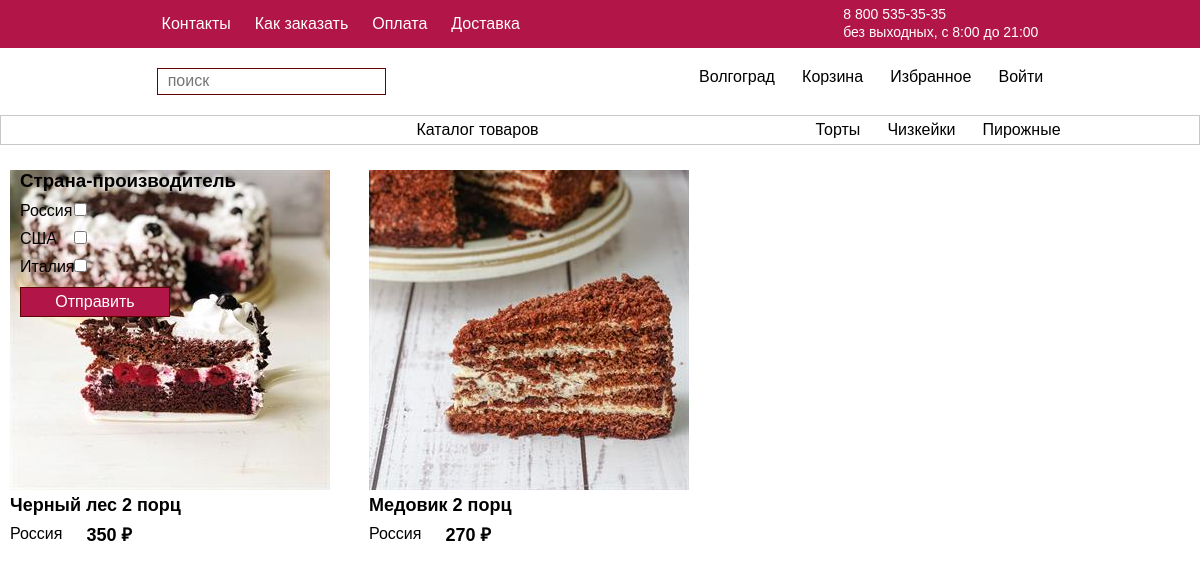
/category.php?categoryid=1, run on the app's committed database.
### tables this page shows
CREATE TABLE `categories` (
  `id` int NOT NULL,
  `name` varchar(255) NOT NULL
);

CREATE TABLE `countries` (
  `id` int NOT NULL,
  `name` varchar(255) NOT NULL
);

CREATE TABLE `product` (
  `id` int NOT NULL,
  `id_cathegory` int NOT NULL,
  `artikul` varchar(255) NOT NULL,
  `price` decimal(10,0) NOT NULL,
  `short_descr` varchar(255) NOT NULL,
  `min_image` varchar(255) NOT NULL,
  `prod_name` varchar(255) NOT NULL,
  `nalichiye` int NOT NULL,
  `weight` int NOT NULL
);

CREATE TABLE `prod_genre` (
  `id` int NOT NULL,
  `id_prod` int NOT NULL,
  `id_genre` int NOT NULL
);

### category.php (the view, shortened to what this page needs)
<?php
include_once 'connect.php';
?>
<!DOCTYPE html>
<html lang="ru">
<head>
    <link rel="stylesheet" href="/css/style.css">
    <link rel="stylesheet" href="/css/normalize.css">
</head>
<body>
    <main class="main">
        <header class="header">
            <div class="container header__container">
                <nav class="header__top__nav nav">
                    <ul class="nav__list">
                        <li class="nav__item"><a href="#" class="nav__link">Контакты</a></li>
                        <li class="nav__item"><a href="#" class="nav__link">Как заказать</a></li>
                        <li class="nav__item"><a href="#" class="nav__link">Оплата</a></li>
                        <li class="nav__item"><a href="#" class="nav__link">Доставка</a></li>
                    </ul>
                    <ul class="nav__list-end">
                        <li class="nav__item"><span class="nav__top-text">8 800 535-35-35</span>
                            <br>
                        <li class="nav__item"><span class="nav__top-text">без выходных, с 8:00 до 21:00</span>
                        </li>
                    </ul>
                </nav>
            </div>
        </header>
        <div class="header__none">
            <div class="container header__container">
                <div class="header__wrapper log-block">
                    <form action="actiontest.php" class="log-block__form search" method="GET">
                        <input type="text" class="search__input" name="search_string" placeholder="поиск">
                    </form>
                    <nav class="log-block__nav nav">
                        <ul class="log-nav-list">
                            <li class="log-nav-item"><a href="#" class="log-nav-ink">Волгоград</a></li>
                            <li class="log-nav-item"><a href="#" class="log-nav-link">Корзина</a></li>
                            <li class="log-nav-item"><a href="#" class="log-nav-link">Избранное</a></li>
                            <?php
                            if (isset($_SESSION["id"])) {
                                echo "<a href='profile.php?userid=" . $_SESSION['id'] . "' class='login__link'>" . $_SESSION["login"] . "</a>";
                                echo "<a href='reg/exit.php' class='login__link'>Выйти</a>";
                            } else {
                                echo "<a href='reg/auth.php' class='login__link'>Войти</a>";
                            }
                            ?>
                        </ul>
                    </nav>
                </div>
                <?php
                $genreSelect = "SELECT * FROM `countries`";
                $genreSelectResult = mysqli_query($connect, $genreSelect);
                $categorySelect = "SELECT * FROM `categories`";
                $categorySelectResult = mysqli_query($connect, $categorySelect);
                ?>
                <div class="container main__container">
                    <div class="header__wrapper-main main-block">
                        <a href="index.php">
                            <a href="http://sladosty/index.php"><span class="burger__item-text">Каталог товаров</span></a>
                        </a>
                        <ul class="log-nav-list">
                            <?php
                            foreach ($categorySelectResult as $categoryRow) {
                                echo "<li class='log-nav-item'>";
                                echo "<a href='category.php?categoryid="  . $categoryRow['id'] . "' class='log-nav-link'>" . $categoryRow['name'] . "</a>";
                                echo "</li>";
                            }
                            ?>
                        </ul>
                    </div>
                </div>
            </div>
        </div>
        <aside class="promo__aside aside">
            <form class="aside__form form" method="GET" action="genreselect.php">
                <h3 class="form__label">Страна-производитель</h3>
                <div class="form__checkbox__wrapper">
                    <?php
                    include_once 'filter.php'
                    ?>
                </div>
                <input type="submit" class="aside__button" value="Отправить">
        </form>
        </aside>
        <section class="main__section store">
            <div class="container store__container">
                <div class="store__wrapper product">
                    <?php
                    if (isset($_GET['categoryid'])) {
                        $idcategory = $_GET['categoryid'];
                        $prodSelect = "SELECT * FROM `product`
                            WHERE id_cathegory = $idcategory
                            ";
                        $prodSelectResult = mysqli_query($connect, $prodSelect);
                    }
                    $fltSelect = "SELECT * FROM prod_genre, countries
                    WHERE prod_genre.id_genre = countries.id";
                    $fltSelectResult = mysqli_query($connect, $fltSelect);
                    ?>
                    <div class="product__list">
                        <?php
                        if (isset($_GET['genres'])) {
                            $genre = $_GET['genres'];
                            foreach ($genre as $gnr) {
                                $prodByCountSelect = "SELECT * FROM `product`
                                     JOIN prod_genre ON prod_genre.id_prod = product.id
                                     JOIN countries ON countries.id = prod_genre.id_genre
                                    WHERE countries.name = '$gnr'";
                                $prodByCountSelectResult = mysqli_query($connect, $prodByCountSelect);
                            }
                            foreach ($prodByCountSelectResult as $prodRow) {
                                echo "<a href='productcart.php?prodid=" . $prodRow['id'] . "'>";
                                echo "<div class='product__item product'>";
                                echo "<img src='/img/" . $prodRow['min_image'] . "' alt='' class='prod__image'>";
                                echo "<div class='game__tags'>
                                    <h3 class='product__name'>" . $prodRow['prod_name'] . "</h3>";
                                echo "<ul class='product__list labels'>";
                                foreach ($fltSelectResult as $fltRow) {
                                    if ($fltRow['id_prod'] == $prodRow['id']) {
                                        echo "<span class='product__span'>" . $fltRow['name'] . "</span>";
                                    }
                                }
                                echo "<span class='product__span-price'>" . $prodRow['price'] . " ₽" . "</span>";
                                echo "</ul>";
                                echo "<ul class='prod__list labels'>";
                                foreach ($fltSelectResult as $fltRow) {
                                    if ($gltRow['id_prod'] == $prodRow['id']) {
                                        echo "<li class='cont__item'>" . $fltRow['name'] . "</li>";
                                    }
                                }
                                echo "</ul>";
                                echo "</div>";
                                echo "</div>";
                                echo "</a>";
                            }
                        } else {
                            foreach ($prodSelectResult as $prodRow) {
                                echo "<a href='productcart.php?prodid=" . $prodRow['id'] . "'>";
                                echo "<div class='product__item product'>";
                                echo "<img src='/img/" . $prodRow['min_image'] . "' alt='' class='prod__image'>";
                                echo "<div class='product__tags'>
                                            <h3 class='product__name'>" . $prodRow['prod_name'] . "</h3>";
                                echo "<ul class='product__list labels'>";
                                foreach ($fltSelectResult as $fltRow) {
                                    if ($fltRow['id_prod'] == $prodRow['id']) {
                                        echo "<span class='product__span'>" . $fltRow['name'] . "</span>";
                                    }
                                }
                                echo "<span class='product__span-price'>" . $prodRow['price'] . " ₽" . "</span>";
                                echo "</ul>";
                                echo "</div>";
                                echo "</div>";
                                echo "</a>";
                            }
                        }
                        ?>
                    </div>
                </div>
            </div>
        </section>
    </main>
</body>
</html>

### filter.php
<?php
echo "<div class='form__genres'>";
foreach ($genreSelectResult as $genreRow) {
    echo "<div class='aside__checkbox checkbox'>";
    echo "<label for='" . $genreRow['name'] . "' class='checkbox__label'>" . $genreRow['name'] . "</label>";
    echo "<input type='checkbox' name='genres[]' id='" . $genreRow['name'] . "' value='" . $genreRow['name'] . "'>";
    echo "</div>";
}
echo "</div>";

### css/style.css (style rules this page uses)
html { box-sizing: border-box; }
*, *::after, *::before { box-sizing: inherit; }
a { text-decoration: none; color: inherit; }
ul { list-style: none; padding: 0; margin: 0; }
body { min-width: 320px; font-family: sans-serif; }
img { max-width: 100%; }
.container { margin: 0 auto; max-width: 1200px; }
.header { background-color: rgb(178, 21, 71); }
.header__top__nav { display: flex; justify-content: space-around; padding: 5px 0px; color: rgb(255, 255, 255); }
.nav__list { display: flex; gap: 1.5em; padding: 10px 0; }
.nav__top-text { font-size: 14px; }
.header__wrapper { padding: 20px 0; display: flex; justify-content: space-around; }
.log-nav-list { display: flex; gap: 1.7em; }
.header__wrapper-main { margin-bottom: 15px; padding: 5px 0; display: flex; justify-content: space-around; border: 1px solid rgb(200, 200, 200); }
.aside__button { border: 1px solid rgb(96, 3, 3); background-color: rgb(178, 21, 71); color: rgb(255, 255, 255); padding: 5px 10px; cursor: pointer; }
.search__input { border: 1px solid rgb(96, 3, 3); padding: 3px 10px; }
.store__wrapper { display: flex; min-height: 450px; padding: 10px 10px; }
.product__list { display: flex; gap: 1.5em; max-width: 500%; min-height: 50px; flex-direction: row; flex-wrap: wrap; margin: 0; }
.product__name { margin: 0; font-size: 18px; font-weight: 600; margin-bottom: 10px; }
.product__span-price { font-size: 18px; font-weight: 600; }
.prod__image { margin-right: 15px; object-fit: contain; min-width: 185px; flex-shrink: 0; flex-grow: 0; }
.product__tags { margin-right: 10px; max-width: 320px; }
.promo__aside { display: flex; flex-direction: column; padding: 10px 20px; align-items: flex-start; position:absolute; }
.aside__form { display: flex; flex-direction: column; min-width: 50%; }
.aside__button { max-width: 150px; }
.aside__checkbox { display: flex; justify-content: space-between; align-items: baseline; margin-bottom: 10px; }
.form__label { margin: 0; margin-bottom: 10px; }
.form__genres { margin-right: 10px; }
.form__checkbox__wrapper { display: flex; flex-direction: row; }

### data on the page
categories: name "Торты"
categories: name "Чизкейки"
categories: name "Пирожные"
countries: name "Россия"
countries: name "США"
countries: name "Италия"
product: min_image (picture), prod_name "Черный лес 2 порц", price "350"
prod_genre: id_genre.name "Россия"
product: min_image (picture), prod_name "Медовик 2 порц", price "270"
prod_genre: id_genre.name "Россия"
